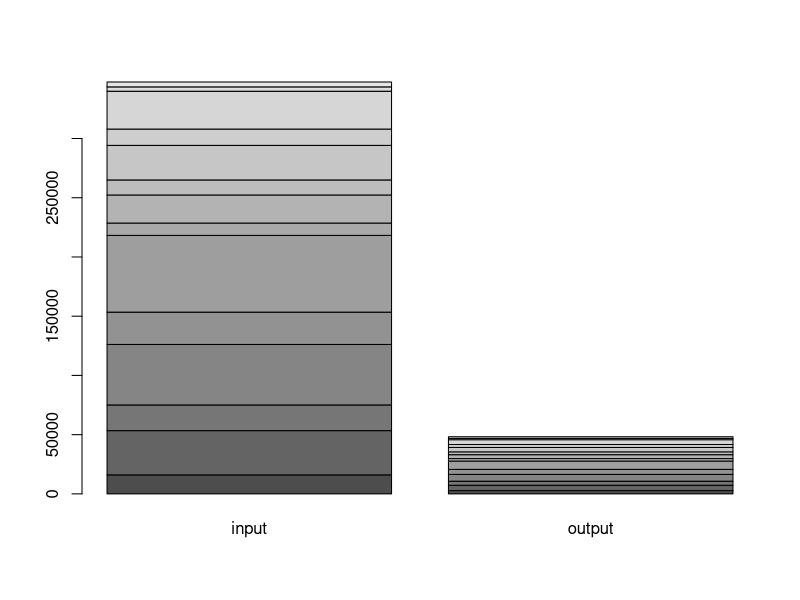

This chart was generated by the following R code:
setwd("C:/Users/Orb/Documents/rapport_stage_2015/Rapport de stage/")
mydata = read.csv("data/LZF.csv")
barplot(as.matrix(mydata))